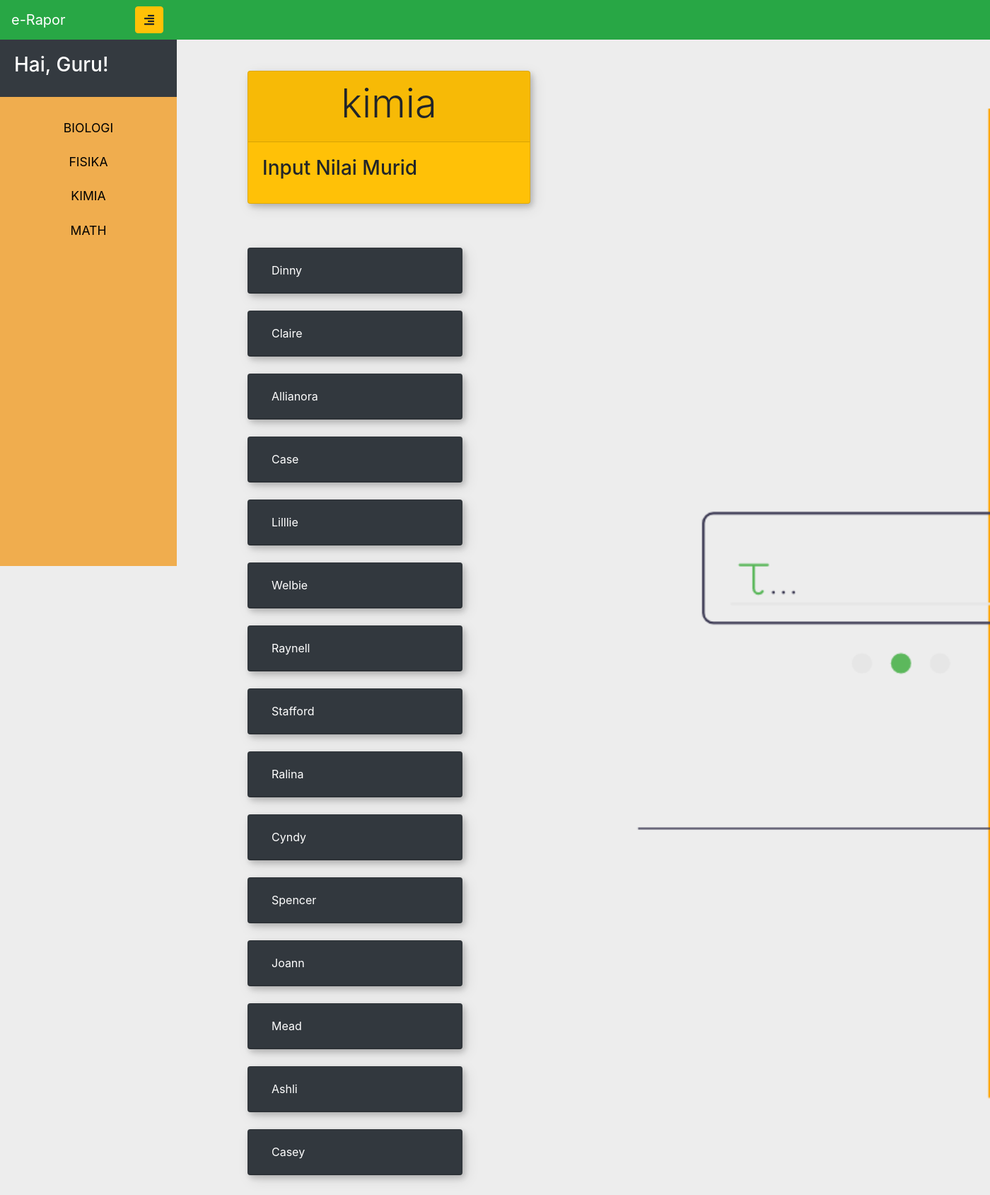
/guru/nilai.php?id=kimia (signed in), run on the app's committed database.
### tables this page shows
CREATE TABLE `users` (
  `id` int(11) NOT NULL,
  `role` int(11) NOT NULL,
  `email_user` varchar(25) NOT NULL,
  `nama_user` varchar(50) DEFAULT NULL,
  `username_user` varchar(25) DEFAULT NULL,
  `password_user` varchar(255) DEFAULT NULL
);

### guru/queryMurid.php (called while the page is built, shortened)
<?php
    function getMurid(){
        if(isset($_SESSION['id'])){
            $idGuru = $_SESSION['id'];
            include "../koneksi.php";
            $string = "select users.id, users.nama_user from users,kelas_siswa where users.id=kelas_siswa.siswa_id and kelas_siswa.guru_id=$idGuru";
            $query = mysqli_query($koneksi, $string);
            if(mysqli_num_rows($query)>0){
                return $query;
            }
        }
        return null;
    }
?>

### guru/nilai.php (the view, shortened to what this page needs)
<!DOCTYPE html>
<html lang="en">
<head>
    <link rel="stylesheet" href="https://stackpath.bootstrapcdn.com/bootstrap/4.3.1/css/bootstrap.min.css">
</head>
<body>
<div class="wrapper">
        <nav id="sidebar">
            <div class="sidebar-header bg-dark">
                <h3>Hai, Guru!</h3>
            </div>
            <ul class="list-unstyled components">
                <li>
                    <a href="nilai.php?id=biologi" class="btn">BIOLOGI</a>
                </li>
                <li>
                    <a href="nilai.php?id=fisika" class="btn">FISIKA</a>
                </li>
                <li>
                    <a href="nilai.php?id=kimia" class="btn">KIMIA</a>
                </li>
                <li>
                    <a href="nilai.php?id=math" class="btn" >MATH</a>
                </li>
            </ul>
        </nav>
        <div id="content">
        <nav class="navbar fixed-top navbar-expand-lg navbar-dark bg-success">
        <a class="navbar-brand" href="landing.php">e-Rapor</a>
                <div class="container">
                    <button type="button" id="sidebarCollapse" class="btn btn-warning">
                        <i class="fas fa-align-right"></i>
                    </button>
                </div>
            </nav>
        </div>
    </div>
    <?php
            $matkul = null;
            if(isset($_GET)){
                $matkul = $_GET['id'];
            }
    ?>
    <div class="container" id="judul">
        <div class="card text-black bg-warning mb-3" style="max-width: 25rem;">
        <div class="card-header">
        <h3 class="display-4 text-center"><?php echo $matkul;?></h3>
            </div>
            <div class="card-body">
            <h3 class="card-title ">Input Nilai Murid</h5>
            </div>
        </div>
    </div>
    <div class="container" id="panel">
    <div id="accordion">
        <?php
            include "./queryMurid.php";
            $res = getMurid();
            while($name = mysqli_fetch_array($res)){
                ?>
                    <div class="card bg-dark" style="max-width: 19rem;">
                        <div class="card-header" id="headingOne">
                        <h5 class="mb-0">
                            <button class="btn collapsed text-white" data-toggle="collapse" data-target="#collapseOne" aria-expanded="true" aria-controls="collapseOne">
                            <?php echo $name[1];?>
                            </button>
                        </h5>
                        </div>
                    </div>
                    <br>
                <?php
            }
        ?>
        <br>
    </div>
    </div>
</body>
</html>

### guru/nilai.php (style rules this page uses)
body { min-height: 75rem; background-color: rgb(232, 235, 238); background-image: url("../assets/bgnilai.png"); background-attachment: fixed; background-repeat: no-repeat; background-size: cover; background-position: center; }
.wrapper { display: inline-flex; align-items: stretch; position: relative; }
#sidebar { padding-top: 55px; width: 250px; max-width: 250px; height: 100vh; background: #f0ad4e; color: #FFF; transition: all 0.3s; z-index: 999; }
a, a:hover, a:focus { color: inherit; text-decoration: none; transition: all 0.3s; }
#sidebar .sidebar-header { padding: 20px; background: #6d7fcc; }
#sidebar ul.components { padding: 20px 0; }
#sidebar ul li a { padding: 10px; font-size: 1.1em; display: block; color: black; }
#judul { padding-left: 100px; padding-top: 100px; display: inline-table; position: absolute; }
#panel { padding-left: 100px; display: inline-block; padding-top: 350px; position: absolute; overflow: auto; }
.card { box-shadow: 3px 4px 8px rgba(0, 0, 0, 0.2), 5px 6px 20px rgba(0, 0, 0, 0.1); }

### data on the page
users: nama_user "Dinny"
users: nama_user "Claire"
users: nama_user "Allianora"
users: nama_user "Case"
users: nama_user "Lilllie"
users: nama_user "Welbie"
users: nama_user "Raynell"
users: nama_user "Stafford"
users: nama_user "Ralina"
users: nama_user "Cyndy"
users: nama_user "Spencer"
users: nama_user "Joann"
users: nama_user "Mead"
users: nama_user "Ashli"
users: nama_user "Casey"

### other printed values
$matkul "kimia"
